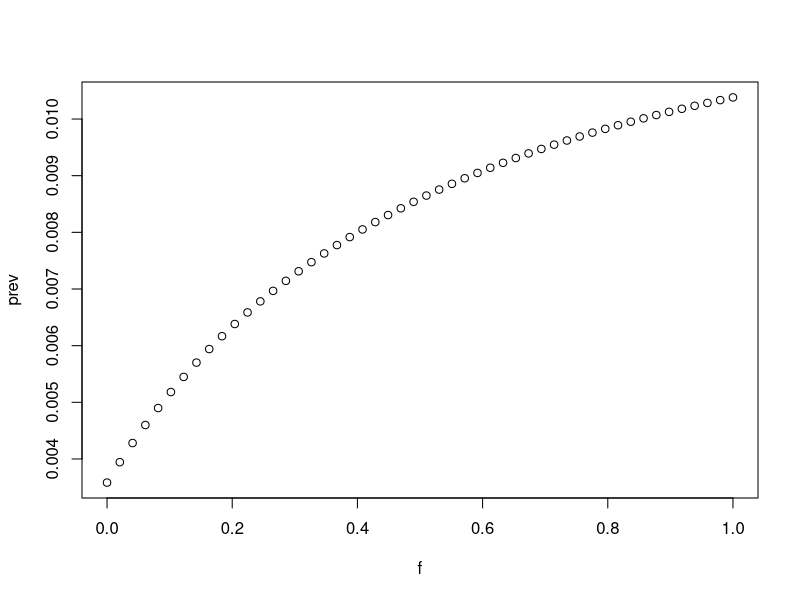

Source code (R):
rm(list=ls(all=TRUE)) #clears workspace

K = 1000000
gamma = 91.25#E -> I
rho = 30#I -> C
lambda = 0.5#force of infection
b = 0.5#births
mu = 0.15#natural mortality
c <- (b - mu)/K#strength of density dependence
alpha = 2#disease mortality

f <- seq(0,1,length=50)

Nstar <- K - f/c
Istar_n <- (gamma*lambda)*(b*K + 2*f*K - (b*f)/c - (f^2)/c - c*K^2) 
Istar_d <- ((mu+f+alpha+rho)*(mu+f+gamma)*(mu+f+lambda))
Istar <- Istar_n/Istar_d
prev <- Istar/Nstar

plot(f,prev)
